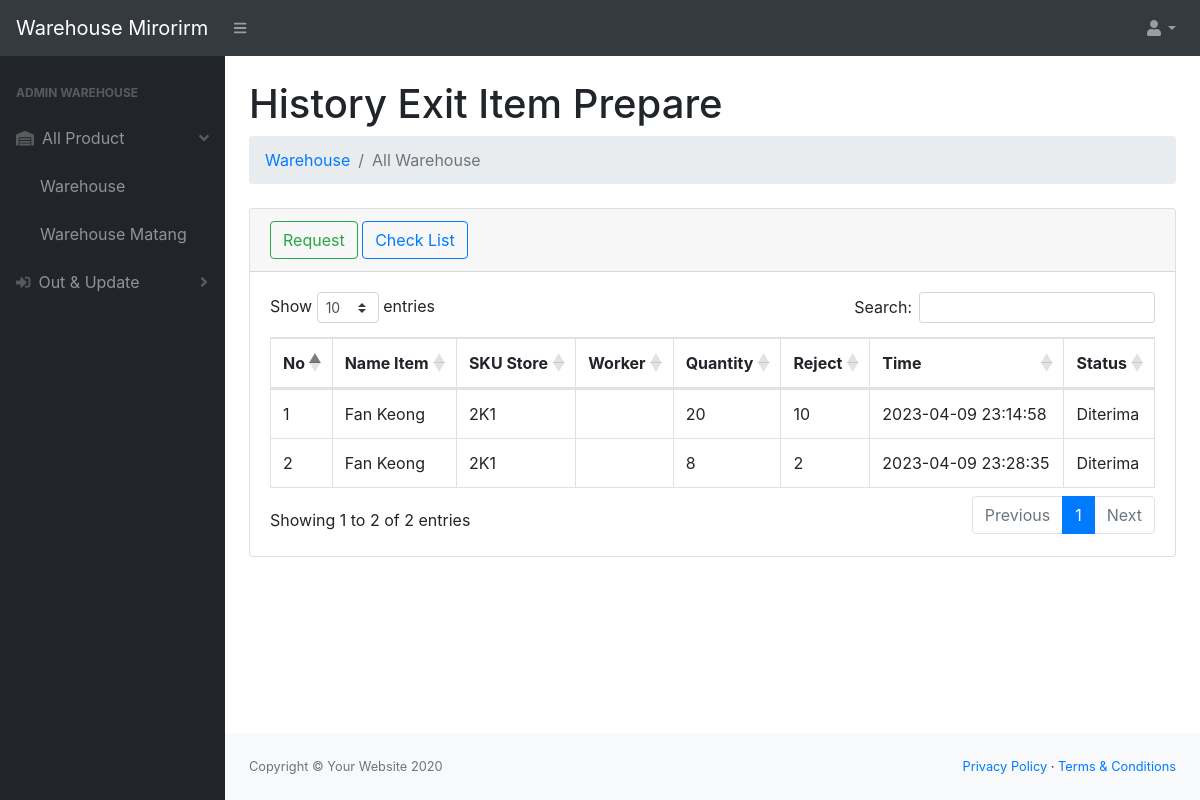
/gudang/index.php?url=exitprepare, run on the app's committed database.
### tables this page shows
CREATE TABLE `toko_id` (
  `id_toko` int(11) NOT NULL,
  `sku_toko` varchar(200) NOT NULL DEFAULT '-',
  `id_product` int(11) NOT NULL,
  `quantity_toko` int(11) NOT NULL
);

CREATE TABLE `product_id` (
  `id_product` int(11) NOT NULL,
  `image` mediumtext NOT NULL,
  `nama` varchar(200) NOT NULL,
  `jenis` varchar(200) NOT NULL
);

CREATE TABLE `request_prepare` (
  `id_prepare` int(11) NOT NULL,
  `id_product_finish` int(11) NOT NULL,
  `quantity_req` int(11) NOT NULL,
  `quantity_matang` int(11) NOT NULL,
  `quantity_reject` int(11) NOT NULL,
  `type_req` varchar(200) NOT NULL,
  `status_prepare` varchar(200) NOT NULL,
  `receiver` varchar(200) NOT NULL,
  `worker` varchar(200) NOT NULL,
  `requester` varchar(200) NOT NULL,
  `date_receiver` datetime NOT NULL,
  `date_start` datetime NOT NULL,
  `date_finish` datetime NOT NULL,
  `gudang_in` varchar(200) NOT NULL,
  `gudang_out` varchar(200) NOT NULL
);

### gudang/exitprepare.php (the view, shortened to what this page needs)
<div class="container-fluid">
    <h1 class="mt-4">History Exit Item Prepare</h1>
    <ol class="breadcrumb mb-4">
        <li class="breadcrumb-item"><a href="index.php?url=gudang">Warehouse</a></li>
        <li class="breadcrumb-item active">All Warehouse</li>
    </ol>
    <div class="card mb-4">
        <div class="card-header">
            <a type="button" href="index.php?url=request" class="btn btn-outline-success">Request</a>
            <a type="button" data-bs-toggle="modal" data-bs-target="#smallModalceklist" class="btn btn-outline-primary">Check List</a>
        </div>
        <div class="card-body">
            <div class="table-responsive">
                <table class="table table-hover table-bordered" id="dataTable" width="100%" cellspacing="0">
                    <thead>
                        <tr>
                            <th>No</th>
                            <th>Name Item</th>
                            <th>SKU Store</th>
                            <th>Worker</th>
                            <th>Quantity</th>
                            <th>Reject</th>
                            <th>Time</th>
                            <th>Status</th>
                        </tr>
                    </thead>
                    <tbody>
                        <?php
                        $select = mysqli_query($conn, "SELECT nama, sku_toko, worker, quantity_req, quantity_matang, quantity_reject, date_start, status_prepare FROM toko_id, product_id, request_prepare WHERE toko_id.id_product=product_id.id_product AND product_id.id_product=request_prepare.id_product_finish");
                        $i = 1;
                        while ($data = mysqli_fetch_array($select)) {
                        ?>
                            <tr>
                                <td><?= $i++; ?></td>
                                <td><?= $data['nama']; ?></td>
                                <td><?= $data['sku_toko']; ?></td>
                                <td><?= $data['worker']; ?></td>
                                <td><?= $data['quantity_matang']; ?></td>
                                <td><?= $data['quantity_reject']; ?></td>
                                <td><?= $data['date_start']; ?></td>
                                <td><?= $data['status_prepare']; ?></td>
                            </tr>
                        <?php
                        }
                        ?>
                    </tbody>
                </table>
            </div>
        </div>
    </div>
</div>

### data on the page
toko_id: id_product.nama "Fan Keong", sku_toko "2K1", request_prepare.quantity_matang "20", request_prepare.quantity_reject "10", request_prepare.date_start "2023-04-09 23:14:58", request_prepare.status_prepare "Diterima", request_prepare.quantity_matang "8", request_prepare.quantity_reject "2", request_prepare.date_start "2023-04-09 23:28:35"
